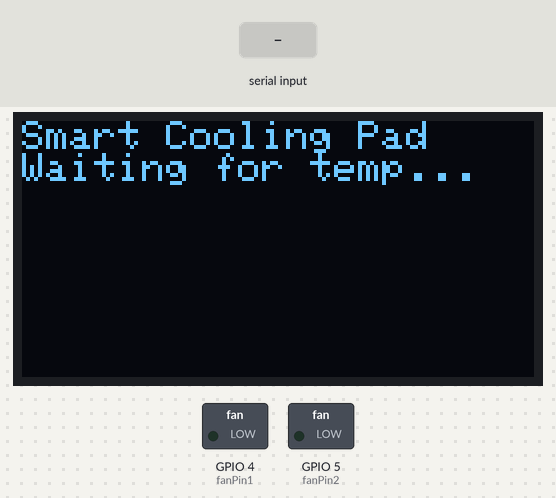
This sketch was run on a simulated ESP32. Shown: 128×64 one-colour display, switched loads named in the sketch (green lamp = pin HIGH). The inputs (shaded band) are chosen by the test bench. What the sketch prints to the serial monitor is not drawn.

Above: at 1.2 s.
1.3 s: "90,45\n" received over Serial
At 1.7 s:
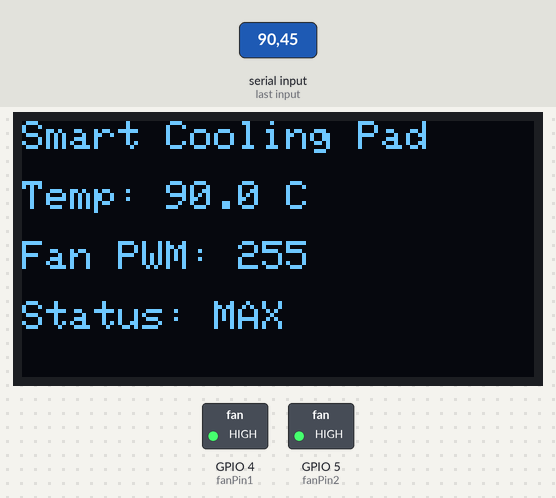
2.8 s: "30,150\n" received over Serial
At 3.8 s:
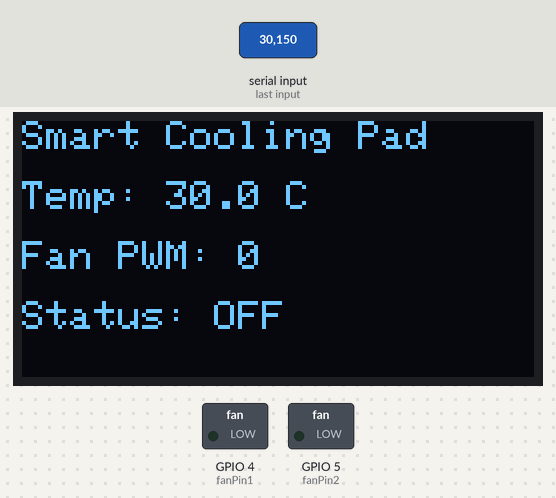
4.4 s: "90\n" received over Serial
At 4.8 s:
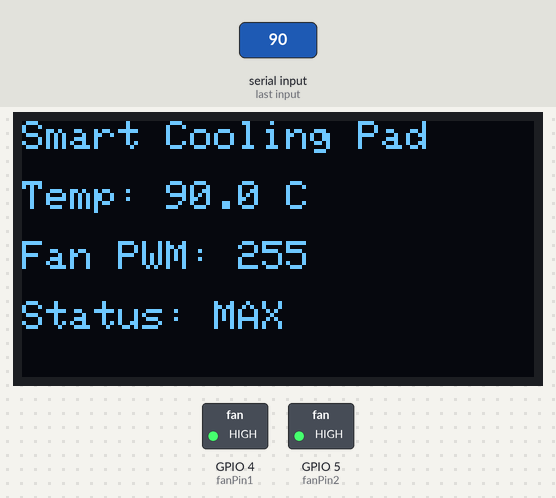
Timing chart, 0 to 7.4 s (numbered marks = the images above; inputs shaded):
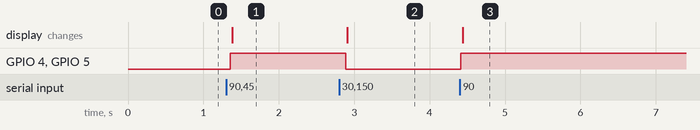

Measured:
- after the input at 1.3 s, GPIO 4 (fanPin1), GPIO 5 (fanPin2): LOW → HIGH after 0.06 s; the display: changes after 0.08 s (image 1)
- after the input at 2.8 s, GPIO 4 (fanPin1), GPIO 5 (fanPin2): HIGH → LOW after 0.08 s; the display: changes after 0.11 s (image 2)
- after the input at 4.4 s, GPIO 4 (fanPin1), GPIO 5 (fanPin2): LOW → HIGH at once; the display: changes at once (image 3)

The sketch:

Smart_cooling_pad_esp32.ino
```cpp
#include <Wire.h>
#include <Adafruit_GFX.h>
#include <Adafruit_SSD1306.h>

// OLED config
#define SCREEN_WIDTH 128
#define SCREEN_HEIGHT 64
#define OLED_RESET    -1
#define SCREEN_ADDRESS 0x3C
#define OLED_SDA 21
#define OLED_SCL 22

// Fan PWM pins
const int fanPin1 = 4;
const int fanPin2 = 5;

// Temperature thresholds
const float off_temp = 45.0;
const float low_temp = 55.0;
const float med_temp = 70.0;
const float high_temp = 80.0;
const float max_temp = 90.0;

// PWM range
const int pwm_off = 0;
const int pwm_low_start = 50;
const int pwm_med_start = 140;
const int pwm_high_start = 215;
const int pwm_max = 255;

// OLED display object
Adafruit_SSD1306 display(SCREEN_WIDTH, SCREEN_HEIGHT, &Wire, OLED_RESET);

// Temp received from PC
float received_temp = 0;

void setup() {
  Serial.begin(115200);

  pinMode(fanPin1, OUTPUT);
  pinMode(fanPin2, OUTPUT);
  analogWrite(fanPin1, 0);
  analogWrite(fanPin2, 0);

  // Init OLED
  Wire.begin(OLED_SDA, OLED_SCL);
  if (!display.begin(SSD1306_SWITCHCAPVCC, SCREEN_ADDRESS)) {
    Serial.println("OLED failed!");
    while (true);
  }

  display.clearDisplay();
  display.setTextSize(1);
  display.setTextColor(SSD1306_WHITE);
  display.setCursor(0, 0);
  display.println("Smart Cooling Pad");
  display.println("Waiting for temp...");
  display.display();
}

void loop() {
  if (Serial.available() > 0) {
    String temp_str = Serial.readStringUntil('\n');
    received_temp = temp_str.toFloat();

    Serial.print("Received Temp: ");
    Serial.println(received_temp);

    int pwm_value = 0;
    String fan_status;

    // Temperature region logic
    if (received_temp < off_temp) {
      pwm_value = pwm_off;
      fan_status = "OFF";
    } else if (received_temp < low_temp) {
      pwm_value = map(received_temp, off_temp, low_temp, pwm_low_start, pwm_med_start);
      fan_status = "LOW";
    } else if (received_temp < med_temp) {
      pwm_value = map(received_temp, low_temp, med_temp, pwm_med_start, pwm_high_start);
      fan_status = "MED";
    } else if (received_temp < high_temp) {
      pwm_value = map(received_temp, med_temp, high_temp, pwm_high_start, pwm_max);
      fan_status = "HIGH";
    } else {
      pwm_value = pwm_max;
      fan_status = "MAX";
    }

    // Apply PWM
    analogWrite(fanPin1, pwm_value);
    analogWrite(fanPin2, pwm_value);

    // Update OLED
    display.clearDisplay();
    display.setTextSize(1);
    display.setCursor(0, 0);
    display.println("Smart Cooling Pad");

    display.setCursor(0, 15);
    display.print("Temp: ");
    display.print(received_temp, 1);
    display.println(" C");

    display.setCursor(0, 30);
    display.print("Fan PWM: ");
    display.print(pwm_value);

    display.setCursor(0, 45);
    display.print("Status: ");
    display.println(fan_status);

    display.display();
  }

  delay(100);
}
```
